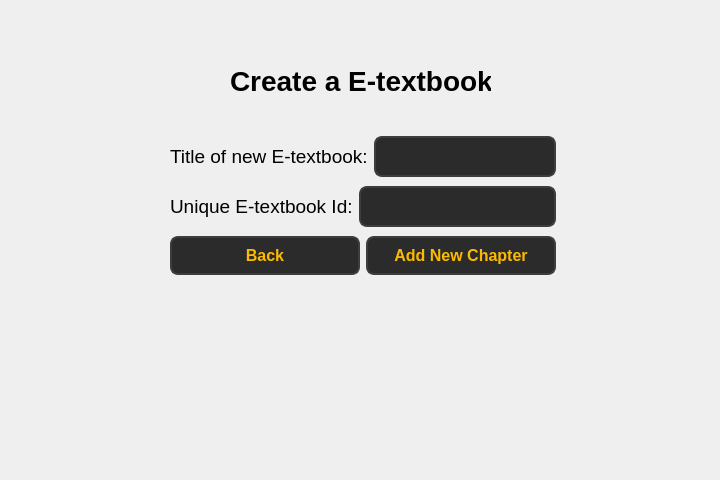
<?xml version="1.0" encoding="UTF-8"?>
<ui version="4.0">
 <class>Form</class>
 <widget class="QWidget" name="Form">
  <property name="geometry">
   <rect>
    <x>0</x>
    <y>0</y>
    <width>720</width>
    <height>480</height>
   </rect>
  </property>
  <property name="windowTitle">
   <string>Form</string>
  </property>
  <widget class="QLabel" name="label">
   <property name="geometry">
    <rect>
     <x>230</x>
     <y>60</y>
     <width>261</width>
     <height>41</height>
    </rect>
   </property>
   <property name="font">
    <font>
     <pointsize>21</pointsize>
     <bold>true</bold>
    </font>
   </property>
   <property name="text">
    <string>Create a E-textbook</string>
   </property>
  </widget>
  <widget class="QWidget" name="">
   <property name="geometry">
    <rect>
     <x>170</x>
     <y>133</y>
     <width>386</width>
     <height>148</height>
    </rect>
   </property>
   <layout class="QVBoxLayout" name="verticalLayout">
    <item>
     <layout class="QHBoxLayout" name="horizontalLayout">
      <item>
       <widget class="QLabel" name="label_4">
        <property name="font">
         <font>
          <pointsize>14</pointsize>
         </font>
        </property>
        <property name="text">
         <string>Title of new E-textbook:</string>
        </property>
       </widget>
      </item>
      <item>
       <widget class="QLineEdit" name="lineEdit_3">
        <property name="styleSheet">
         <string notr="true">QLineEdit {
        background-color: #2b2b2b;  /* Dark background */
        color: #fcba03;  /* Text color */
        border: 2px solid #3d3d3d;  /* Border color */
        border-radius: 8px;  /* Rounded corners */
        padding: 8px;  /* Padding inside the input field */
        font-size: 16px;  /* Font size */
        font-weight: bold;  /* Bold font */
    }

    QLineEdit:hover {
        background-color: #3d3d3d;  /* Background when hovered */
        border: 2px solid #fcba03;  /* Border color when hovered */
    }

    QLineEdit:focus {
        background-color: #1a1a1a;  /* Background when focused */
        border: 2px solid #fcba03;  /* Border color when focused */
        color: #ffffff;  /* Text color when focused */
    }</string>
        </property>
       </widget>
      </item>
     </layout>
    </item>
    <item>
     <layout class="QHBoxLayout" name="horizontalLayout_2">
      <item>
       <widget class="QLabel" name="label_5">
        <property name="font">
         <font>
          <pointsize>14</pointsize>
         </font>
        </property>
        <property name="text">
         <string>Unique E-textbook Id:</string>
        </property>
       </widget>
      </item>
      <item>
       <widget class="QLineEdit" name="lineEdit_4">
        <property name="styleSheet">
         <string notr="true">QLineEdit {
        background-color: #2b2b2b;  /* Dark background */
        color: #fcba03;  /* Text color */
        border: 2px solid #3d3d3d;  /* Border color */
        border-radius: 8px;  /* Rounded corners */
        padding: 8px;  /* Padding inside the input field */
        font-size: 16px;  /* Font size */
        font-weight: bold;  /* Bold font */
    }

    QLineEdit:hover {
        background-color: #3d3d3d;  /* Background when hovered */
        border: 2px solid #fcba03;  /* Border color when hovered */
    }

    QLineEdit:focus {
        background-color: #1a1a1a;  /* Background when focused */
        border: 2px solid #fcba03;  /* Border color when focused */
        color: #ffffff;  /* Text color when focused */
    }</string>
        </property>
       </widget>
      </item>
     </layout>
    </item>
    <item>
     <layout class="QHBoxLayout" name="horizontalLayout_3">
      <item>
       <widget class="QPushButton" name="pushButton_back">
        <property name="styleSheet">
         <string notr="true">QPushButton {
        background-color: #2b2b2b;  
        color: #fcba03;              
        border: 2px solid #3d3d3d;      
        border-radius: 8px;          
        padding: 8px 16px;            
        font-size: 16px;            
        font-weight: bold;
    
    }

    QPushButton:hover {
        background-color: #fcba03;
		 color: #000000;
        border: 2px solid #5a5a5a;    
    }

    QPushButton:pressed {
        background-color: #1a1a1a;      
        border: 2px solid #2b2b2b;      
    }</string>
        </property>
        <property name="text">
         <string>Back</string>
        </property>
       </widget>
      </item>
      <item>
       <widget class="QPushButton" name="pushButton">
        <property name="styleSheet">
         <string notr="true">QPushButton {
        background-color: #2b2b2b;  
        color: #fcba03;              
        border: 2px solid #3d3d3d;      
        border-radius: 8px;          
        padding: 8px 16px;            
        font-size: 16px;            
        font-weight: bold;
    
    }

    QPushButton:hover {
        background-color: #fcba03;
		 color: #000000;
        border: 2px solid #5a5a5a;    
    }

    QPushButton:pressed {
        background-color: #1a1a1a;      
        border: 2px solid #2b2b2b;      
    }</string>
        </property>
        <property name="text">
         <string>Add New Chapter</string>
        </property>
       </widget>
      </item>
     </layout>
    </item>
   </layout>
  </widget>
 </widget>
 <resources/>
 <connections/>
</ui>
